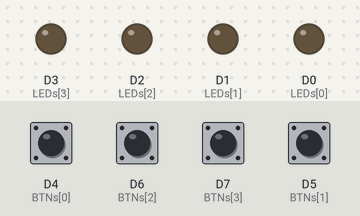
This sketch was run on a simulated ESP8266 (NodeMCU). On the bench: output pins drawn as LEDs (lit = HIGH). Dashed ring = blinking. The inputs (shaded band) are chosen by the test bench; at power-on: D4 (BTNs[0]), D5 (BTNs[1]), D6 (BTNs[2]), D7 (BTNs[3]) HIGH.

Above: at 1.37 s.
1.9 s: D4 (BTNs[0]) pulled LOW for 0.6 s
At 2.6 s:
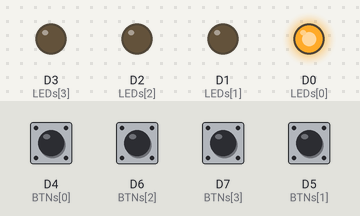
5.5 s: D6 (BTNs[2]) pulled LOW for 0.6 s
At 6.0 s:
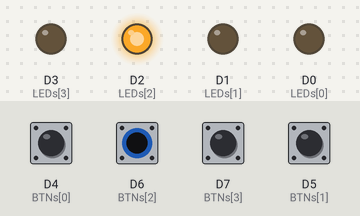
9.1 s: D7 (BTNs[3]) pulled LOW for 0.6 s
At 9.82 s:
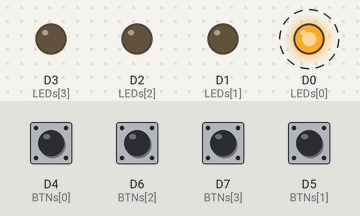
12.7 s: D5 (BTNs[1]) pulled LOW for 0.6 s
At 13.42 s:
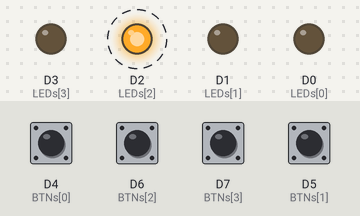
16.3 s: D6 (BTNs[2]) pulled LOW for 1 s
19.3 s: D5 (BTNs[1]) pulled LOW for 1 s
Timing chart, 0 to 23.3 s (numbered marks = the images above; inputs shaded):
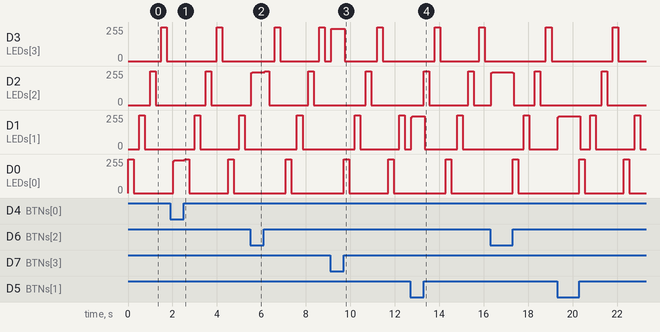

Measured:
- by itself, D0 (LEDs[0]): alternates 255/255 for 0.25 s and 0/255 for 1.8 s

The sketch:

main.ino
```cpp
int BTN1 = D4;
int BTN2 = D5;
int BTN3 = D6;
int BTN4 = D7;

int BTNs[] = {D4, D5, D6, D7};
int LEDs[] = {D0, D1, D2, D3};
int currentLed = 0;

void setup() {
  for (int i = 0; i < 4; i++) {
    pinMode(LEDs[i], OUTPUT);
  }
  for (int i = 0; i < 4; i++) {
    pinMode(BTNs[i], INPUT_PULLUP);
  }
}

void loop() {
  int BtnsPressed[4];
  int pressedCount = 0;

  // turn off leds
  for (int i = 0; i < 4; i++) {
    digitalWrite(LEDs[i], LOW);
  }

  // get pressed buttons
  for (int i = 0; i < 4; i++) {
    if (digitalRead(BTNs[i]) == LOW) {
      BtnsPressed[pressedCount] = i;
      pressedCount++;
    }
  }

  // if pressed buttons, light up only those leds, otherwise loop leds.
  if (pressedCount > 0) {
    for (int i = 0; i < pressedCount; i++) {
      digitalWrite(LEDs[BtnsPressed[i]], HIGH);
    }
  } else {
    digitalWrite(LEDs[currentLed], HIGH);
    delay(250);
    digitalWrite(LEDs[currentLed], LOW);
    delay(250);
    currentLed = (currentLed + 1) % 4;
  }
}
```
